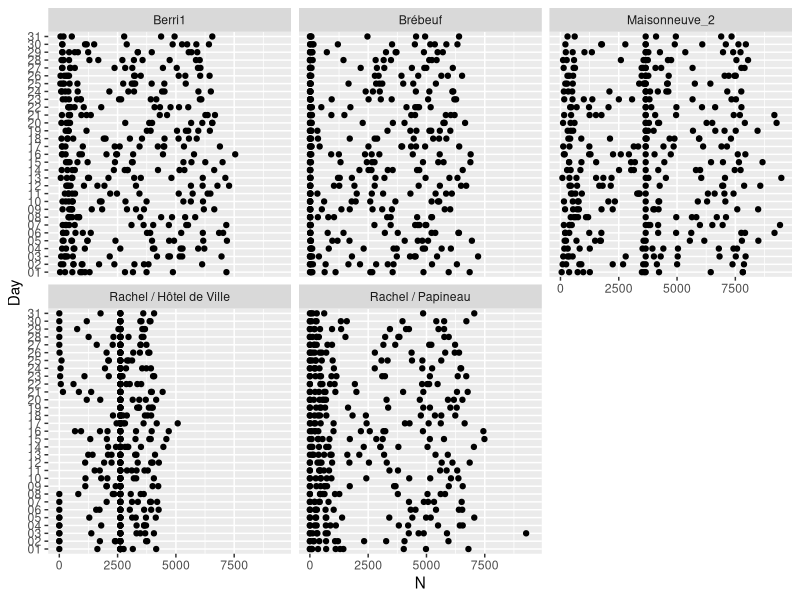
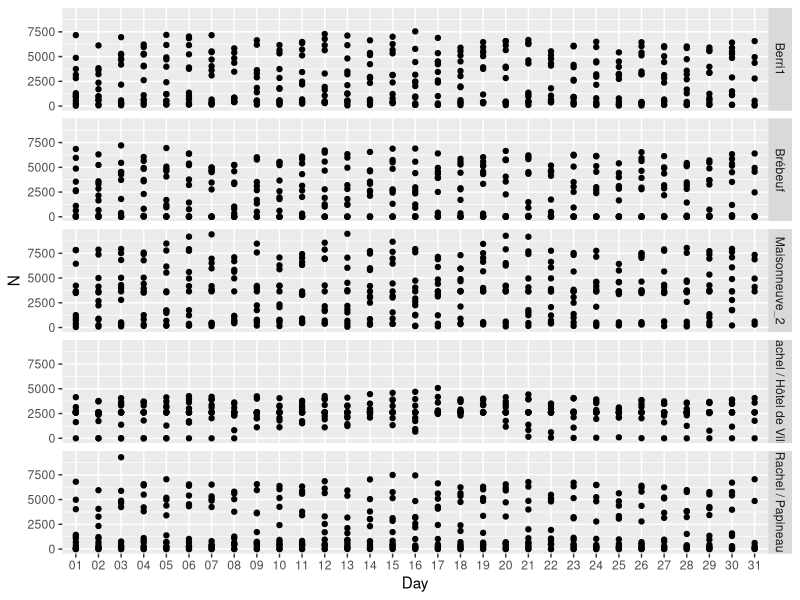
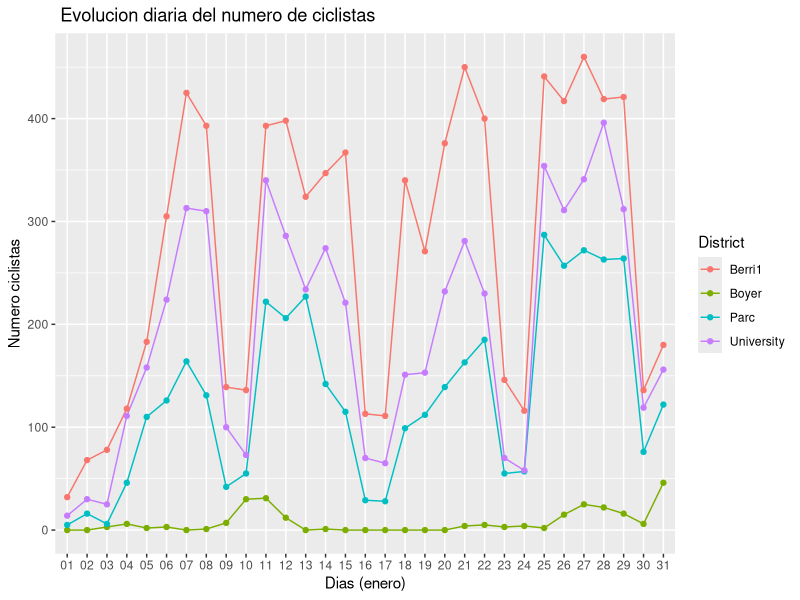

Recreate these plots in R, in order.

library(tidyverse)
library(knitr)
bikes <- read_csv("bikes2016.csv")
str(bikes)

bikes <- dplyr::select(bikes, -Timestamp)

str(bikes)

library(magrittr)
bikes %>% 
  summarise_all(funs(100*mean(is.na(.)))) %>%
  t() %>%
  set_colnames(c("Porcentaje"))

bikes <- bikes %>%
  ungroup() %>%
  gather(key = District, value = N, -Date) 

bikes %>%
  na.omit() %>%
  group_by(District) %>%
  summarise(personas = sum(N))

bikes %>%
  group_by(District) %>%
  mutate(N = ifelse(is.na(N), mean(N, na.rm = TRUE), N)) -> bikes

bikes %>%
  separate(Date, c("Day", "Month", "Year"), sep = "/") -> bikes

bikes %>%
  group_by(District) %>%
  summarise(ciclistas = sum(N)) %>%
  arrange(desc(ciclistas)) %>%
  slice(1:5)

filtro1 <- bikes %>%
  group_by(District) %>%
  summarise(ciclistas = sum(N)) %>%
  arrange(desc(ciclistas)) %>%
  slice(1:5) %>%
  select(-ciclistas)

bikes %>%
  semi_join(filtro1, by = c("District")) %>%
  arrange(District) %>%
  ggplot(aes(x = Day, y = N)) +
  geom_point() + geom_smooth() + coord_flip() +
  facet_wrap(District~.)

bikes %>%
  semi_join(filtro1, by = c("District")) %>%
  arrange(District) %>%
  ggplot(aes(x = Day, y = N)) +
  geom_point() + geom_smooth() + 
  facet_grid(District~.)


bikes %>%
  filter(District %in% c('Berri1', 'University', 'Boyer', 'Parc')) %>%
  filter(str_detect(Month, '01')) %>% kable

bikes %>%
  filter(District %in% c("Berri1", "University", "Boyer", "Parc")) %>%
  filter(str_detect(Month, "01")) %>%
  ggplot(aes(x = Day, y = N, group = District)) +
  geom_line(aes(color = District)) +
  geom_point(aes(color = District)) +
  labs(
    title = " Evolucion diaria del numero de ciclistas",
    x = "Dias (enero)",
    y = "Numero ciclistas"
  )



